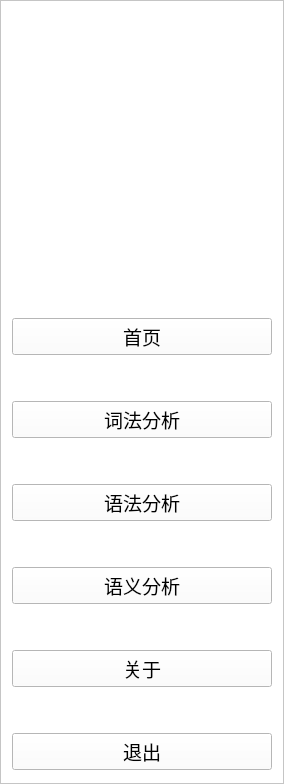
      <widget class="QFrame" name="frame">
       <property name="styleSheet">
        <string notr="true">background-color: rgb(255, 255, 255);</string>
       </property>
       <property name="frameShape">
        <enum>QFrame::StyledPanel</enum>
       </property>
       <property name="frameShadow">
        <enum>QFrame::Raised</enum>
       </property>
       <layout class="QVBoxLayout" name="verticalLayout_3">
        <item>
         <layout class="QHBoxLayout" name="horizontalLayout_4" stretch="0">
          <property name="spacing">
           <number>5</number>
          </property>
          <property name="leftMargin">
           <number>5</number>
          </property>
          <property name="topMargin">
           <number>5</number>
          </property>
          <property name="rightMargin">
           <number>5</number>
          </property>
          <property name="bottomMargin">
           <number>5</number>
          </property>
          <item>
           <widget class="QLabel" name="avatarLbl">
            <property name="enabled">
             <bool>true</bool>
            </property>
            <property name="sizePolicy">
             <sizepolicy hsizetype="Fixed" vsizetype="Fixed">
              <horstretch>0</horstretch>
              <verstretch>0</verstretch>
             </sizepolicy>
            </property>
            <property name="minimumSize">
             <size>
              <width>250</width>
              <height>250</height>
             </size>
            </property>
            <property name="maximumSize">
             <size>
              <width>250</width>
              <height>250</height>
             </size>
            </property>
            <property name="layoutDirection">
             <enum>Qt::LeftToRight</enum>
            </property>
            <property name="styleSheet">
             <string notr="true">background-color: rgba(255, 255, 255, 0);

border-top: -10px transparent;
border-bottom: -40px transparent;
border-right: -200px transparent;
border-left: -200px transparent;		</string>
            </property>
            <property name="frameShape">
             <enum>QFrame::NoFrame</enum>
            </property>
            <property name="lineWidth">
             <number>0</number>
            </property>
            <property name="text">
             <string/>
            </property>
            <property name="textFormat">
             <enum>Qt::PlainText</enum>
            </property>
            <property name="pixmap">
             <pixmap resource="resources/resources.qrc">:/resources/common/WHU.png</pixmap>
            </property>
            <property name="scaledContents">
             <bool>false</bool>
            </property>
            <property name="alignment">
             <set>Qt::AlignCenter</set>
            </property>
            <property name="wordWrap">
             <bool>false</bool>
            </property>
            <property name="margin">
             <number>-10</number>
            </property>
            <property name="indent">
             <number>1</number>
            </property>
            <property name="openExternalLinks">
             <bool>false</bool>
            </property>
           </widget>
          </item>
         </layout>
        </item>
        <item>
         <spacer name="verticalSpacer_10">
          <property name="orientation">
           <enum>Qt::Vertical</enum>
          </property>
          <property name="sizeHint" stdset="0">
           <size>
            <width>20</width>
            <height>40</height>
           </size>
          </property>
         </spacer>
        </item>
        <item>
         <widget class="QPushButton" name="toHomeBtn">
          <property name="font">
           <font>
            <family>微软雅黑</family>
            <pointsize>14</pointsize>
            <weight>50</weight>
            <bold>false</bold>
           </font>
          </property>
          <property name="text">
           <string>首页</string>
          </property>
         </widget>
        </item>
        <item>
         <spacer name="verticalSpacer_9">
          <property name="orientation">
           <enum>Qt::Vertical</enum>
          </property>
          <property name="sizeHint" stdset="0">
           <size>
            <width>20</width>
            <height>40</height>
           </size>
          </property>
         </spacer>
        </item>
        <item>
         <widget class="QPushButton" name="toScannerBtn">
          <property name="font">
           <font>
            <family>微软雅黑</family>
            <pointsize>14</pointsize>
            <weight>50</weight>
            <bold>false</bold>
           </font>
          </property>
          <property name="text">
           <string>词法分析</string>
          </property>
         </widget>
        </item>
        <item>
         <spacer name="verticalSpacer_8">
          <property name="orientation">
           <enum>Qt::Vertical</enum>
          </property>
          <property name="sizeHint" stdset="0">
           <size>
            <width>20</width>
            <height>40</height>
           </size>
          </property>
         </spacer>
        </item>
        <item>
         <widget class="QPushButton" name="toParserBtn">
          <property name="font">
           <font>
            <family>微软雅黑</family>
            <pointsize>14</pointsize>
            <weight>50</weight>
            <bold>false</bold>
           </font>
          </property>
          <property name="text">
           <string>语法分析</string>
          </property>
         </widget>
        </item>
        <item>
         <spacer name="verticalSpacer_7">
          <property name="orientation">
           <enum>Qt::Vertical</enum>
          </property>
          <property name="sizeHint" stdset="0">
           <size>
            <width>20</width>
            <height>40</height>
           </size>
          </property>
         </spacer>
        </item>
        <item>
         <widget class="QPushButton" name="toSyntaxBtn">
          <property name="font">
           <font>
            <family>微软雅黑</family>
            <pointsize>14</pointsize>
            <weight>50</weight>
            <bold>false</bold>
           </font>
          </property>
          <property name="text">
           <string>语义分析</string>
          </property>
         </widget>
        </item>
        <item>
         <spacer name="verticalSpacer_6">
          <property name="orientation">
           <enum>Qt::Vertical</enum>
          </property>
          <property name="sizeHint" stdset="0">
           <size>
            <width>20</width>
            <height>40</height>
           </size>
          </property>
         </spacer>
        </item>
        <item>
         <widget class="QPushButton" name="toAboutBtn">
          <property name="font">
           <font>
            <family>微软雅黑</family>
            <pointsize>14</pointsize>
            <weight>50</weight>
            <bold>false</bold>
           </font>
          </property>
          <property name="text">
           <string>关于</string>
          </property>
         </widget>
        </item>
        <item>
         <spacer name="verticalSpacer_5">
          <property name="orientation">
           <enum>Qt::Vertical</enum>
          </property>
          <property name="sizeHint" stdset="0">
           <size>
            <width>20</width>
            <height>40</height>
           </size>
          </property>
         </spacer>
        </item>
        <item>
         <widget class="QPushButton" name="logoutBtn">
          <property name="font">
           <font>
            <family>微软雅黑</family>
            <pointsize>14</pointsize>
            <weight>50</weight>
            <bold>false</bold>
           </font>
          </property>
          <property name="text">
           <string>退出</string>
          </property>
         </widget>
        </item>
        <item>
         <spacer name="verticalSpacer">
          <property name="orientation">
           <enum>Qt::Vertical</enum>
          </property>
          <property name="sizeHint" stdset="0">
           <size>
            <width>20</width>
            <height>2</height>
           </size>
          </property>
         </spacer>
        </item>
       </layout>
      </widget>
